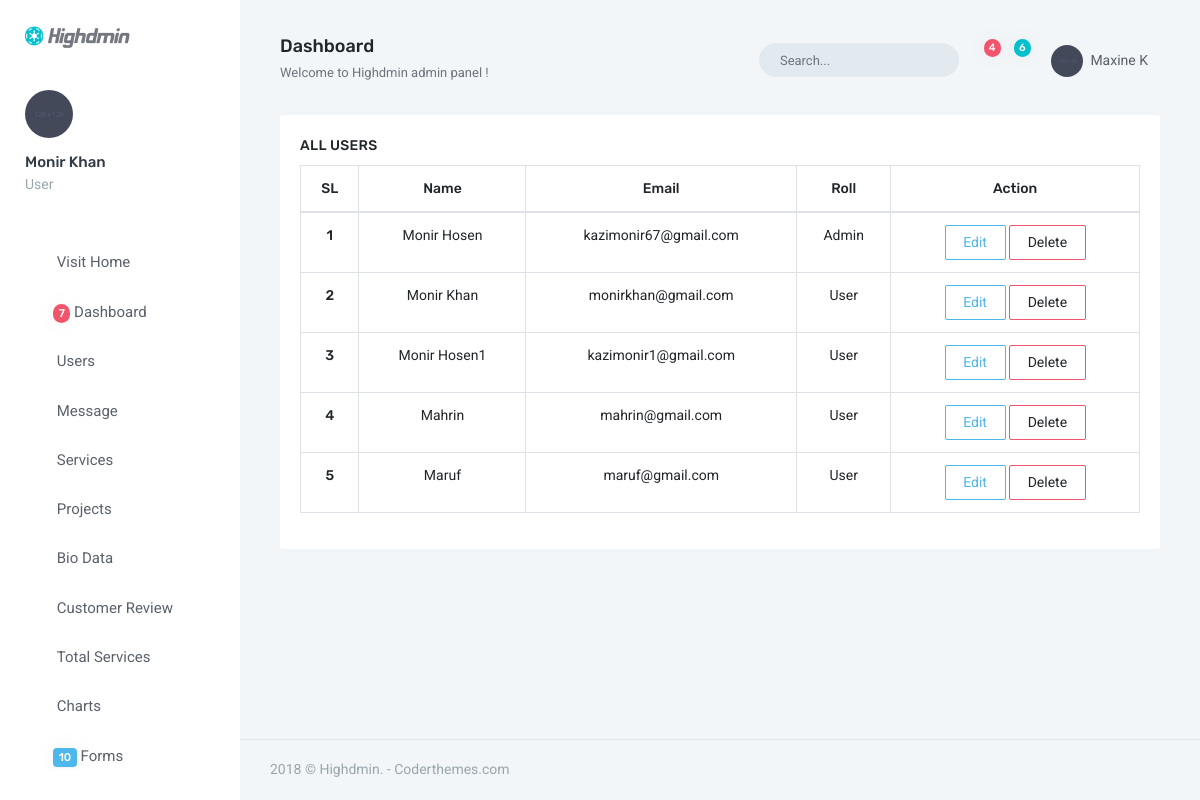
The page /backend/user/all-users.php (signed in) on the database its author committed.
### tables this page shows
CREATE TABLE `users` (
  `id` int(10) UNSIGNED NOT NULL,
  `name` varchar(255) DEFAULT NULL,
  `email` varchar(255) NOT NULL,
  `password` varchar(255) NOT NULL,
  `phone` varchar(255) DEFAULT NULL,
  `gender` varchar(255) DEFAULT NULL,
  `status` int(11) NOT NULL DEFAULT 1 COMMENT '1=active,2=deactive',
  `user_role` tinyint(4) NOT NULL DEFAULT 1 COMMENT '1=user,2=admin'
);

### backend/user/all-users.php (the view, shortened to what this page needs)
<?php
    require '../inc/header.php';
    require '../../db.php';
?>
<div class="content">
                    <div class="container-fluid">
                        <div class="row">
                            <div class="col-lg-12">
                                <div class="card-box">
                                    <h4 class="m-t-0 header-title">ALL USERS</h4>
                                    <table class="table table-bordered text-center">
                                        <thead>
                                        <tr>
                                            <th>SL</th>
                                            <th>Name</th>
                                            <th>Email</th>
                                            <th>Roll</th>
                                            <th>Action</th>
                                        </tr>
                                        </thead>
                                        <tbody>
                                            <?php
                                            $select="SELECT * FROM users WHERE status=1 ORDER BY id ASC";
                                            $query=mysqli_query($db,$select);
                                            foreach ($query as $key => $value) {
                                                ?>
                                                <tr class="text-center">
                                                    <th scope="row"><?php echo $key+1?></th>
                                                    <td><?php echo $value['name']?></td>
                                                    <td><?php echo $value['email']?></td>
                                                    <td><?php echo $value['user_role'] == 1 ? 'User':'Admin' ?></td>
                                                    <td ><a href="../../user-edit.php?id=<?php echo $value['id']?>" class="btn btn-outline-info">Edit</a>
                                                    <a data-id="<?php echo $value['id']?>" class="btn btn-outline-danger delete">Delete</a>
                                                    </td>
                                                </tr>
                                                <?php
                                            }
                                            ?>
                                        </tbody>
                                    </table>
                                </div>
                            </div>
                        </div>
                    </div>
</div>
<?php require '../inc/footer.php'; ?>

### rows shown on the page
users: name "Monir Hosen", email "kazimonir67@gmail.com", user_role "Admin"
users: name "Monir Khan", email "monirkhan@gmail.com", user_role "User"
users: name "Monir Hosen1", email "kazimonir1@gmail.com", user_role "User"
users: name "Mahrin", email "mahrin@gmail.com", user_role "User"
users: name "Maruf", email "maruf@gmail.com", user_role "User"

### other values the page prints
$_SESSION['name'] "Monir Khan"
